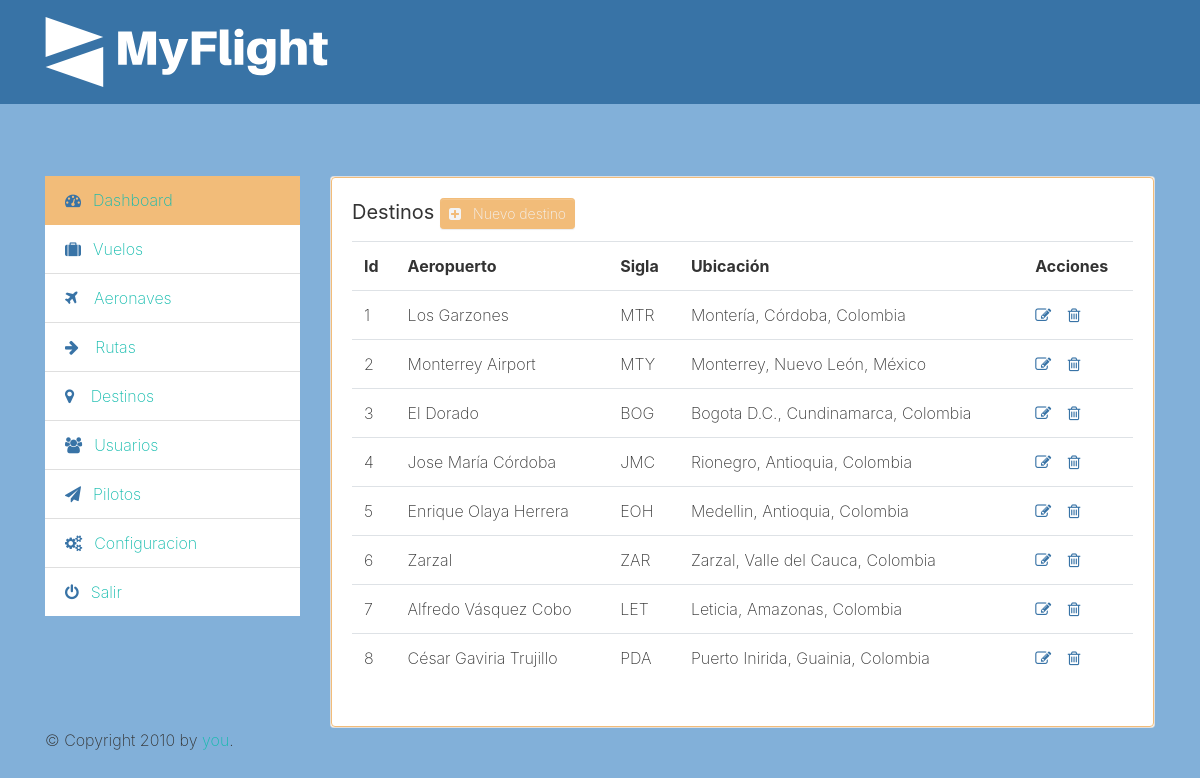
The page /admin/locations/list (signed in) on the database its author committed.
### tables this page shows
CREATE TABLE destinos (id INTEGER PRIMARY KEY AUTOINCREMENT, nombre_aeropuerto VARCHAR (255), sigla_aeropuerto VARCHAR (45), municipios_id INTEGER REFERENCES municipios (id) ON DELETE NO ACTION ON UPDATE NO ACTION, UNIQUE (nombre_aeropuerto ASC, sigla_aeropuerto ASC) ON CONFLICT ABORT);

CREATE TABLE municipios (id INTEGER PRIMARY KEY AUTOINCREMENT, nombre VARCHAR (255), descripcion VARCHAR (255), departamentos_id REFERENCES departamentos (id) ON DELETE NO ACTION ON UPDATE NO ACTION);

CREATE TABLE departamentos (id INTEGER PRIMARY KEY AUTOINCREMENT, nombre VARCHAR (255), descripcion VARCHAR (255), paises_id INTEGER REFERENCES paises (id) ON DELETE NO ACTION ON UPDATE NO ACTION);

CREATE TABLE paises (id INTEGER PRIMARY KEY AUTOINCREMENT, nombre VARCHAR (255), descripcion VARCHAR (255));

### app.py (the view)
@app.route("/admin/locations/list", methods=['GET'])
def locations_list():
    con = connection()
    cur = con.cursor()
    locations_statement = "SELECT destinos.id, destinos.nombre_aeropuerto, destinos.sigla_aeropuerto, municipios.nombre, departamentos.nombre, paises.nombre from destinos inner join municipios on municipios.id = destinos.municipios_id inner join departamentos on departamentos.id = municipios.departamentos_id inner join paises on paises.id = departamentos.paises_id order by destinos.id asc limit 10"
    cur.execute(locations_statement)
    locations = cur.fetchall()
    return render_template('locations_list.html', locations=locations)

### app.py (called while the page is built)
def connection():
    con = sqlite3.connect("myflight.sqlite")
    return con

### templates/locations_list.html (shortened to what this page needs)
{% extends "layout.html" %}
{% block head %}
  {{ super() }}
{% endblock %}
{% block menu %}
  {{ super() }}
{% endblock %}
{% block content %}
<h5 class="card-title"><b>Destinos</b>  <a href="{{ url_for('locations_add') }}" class="btn btn-sm btn-primary text-light"><i class="fa fa-plus-square mr-2 text-light"></i>Nuevo destino</a></h5>
<table class="table">
  <tr>
    <th>Id</th>
    <th>Aeropuerto</th>
    <th>Sigla</th>
    <th>Ubicación</th>
    <th>Acciones</th>
  </tr>
  {% for location in locations %}
  <tr>
    <td>{{ location.0 }}</td>
    <td>{{ location.1 }}</td>
    <td>{{ location.2 }}</td>
    <td>{{ location.3 }}, {{ location.4 }}, {{ location.5}}</td>
    <td>
      <a href="{{ url_for('locations_edit', location_id=location.0) }}"><i class="fa fa-pencil-square-o mr-2 text-secondary"></i></a>
      <a href="#" class="delete_location" data-location="{{ location.0 }}" ><i class="fa fa-trash-o mr-2 text-secondary"></i></a>
    </td>
  </tr>
  {% endfor %}
</table>
{% endblock %}
{% block footer %}
  {{ super() }}
{% endblock %}

### rows shown on the page
destinos: id "1", nombre_aeropuerto "Los Garzones", sigla_aeropuerto "MTR", nombre "Montería", nombre "Córdoba", nombre "Colombia"
destinos: id "2", nombre_aeropuerto "Monterrey Airport", sigla_aeropuerto "MTY", nombre "Monterrey", nombre "Nuevo León", nombre "México"
destinos: id "3", nombre_aeropuerto "El Dorado", sigla_aeropuerto "BOG", nombre "Bogota D.C.", nombre "Cundinamarca", nombre "Colombia"
destinos: id "4", nombre_aeropuerto "Jose María Córdoba", sigla_aeropuerto "JMC", nombre "Rionegro", nombre "Antioquia", nombre "Colombia"
destinos: id "5", nombre_aeropuerto "Enrique Olaya Herrera", sigla_aeropuerto "EOH", nombre "Medellin", nombre "Antioquia", nombre "Colombia"
destinos: id "6", nombre_aeropuerto "Zarzal", sigla_aeropuerto "ZAR", nombre "Zarzal", nombre "Valle del Cauca", nombre "Colombia"
destinos: id "7", nombre_aeropuerto "Alfredo Vásquez Cobo", sigla_aeropuerto "LET", nombre "Leticia", nombre "Amazonas", nombre "Colombia"
destinos: id "8", nombre_aeropuerto "César Gaviria Trujillo", sigla_aeropuerto "PDA", nombre "Puerto Inirida", nombre "Guainia", nombre "Colombia"
